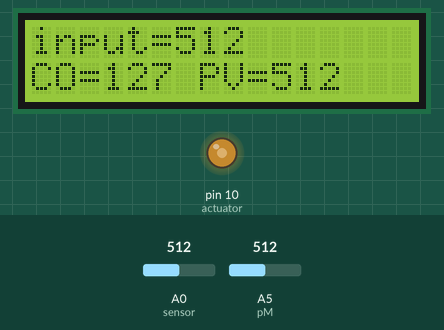
Simulated run of this sketch. Board: Arduino Uno, built with avr-gcc and run on an emulated ATmega328P. Shown: 16×2 character LCD, output pins drawn as LEDs (lit = HIGH). The inputs (shaded band) are chosen by the test bench; at power-on: A5 (pM) = 512, A0 (sensor) = 512. What the sketch prints to the serial monitor is not drawn.

Above: at 1.2 s.
1.3 s: A5 (pM) set to 987
At 2.5 s:
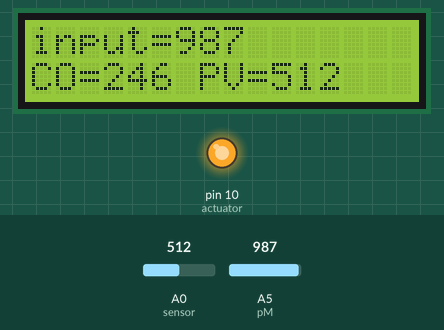
2.8 s: A5 (pM) set to 1007
At 4.0 s:
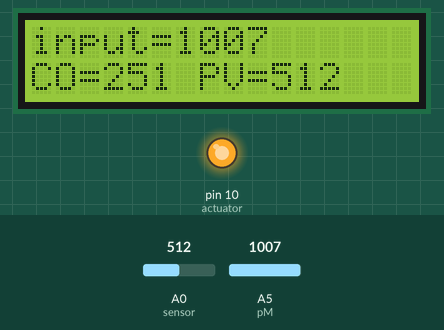
4.3 s: A5 (pM) set to 716
At 5.1 s:
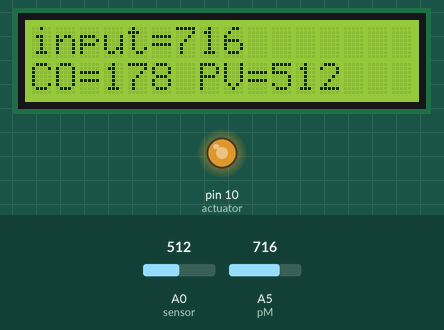
5.8 s: A5 (pM) set to 415
At 6.5 s:
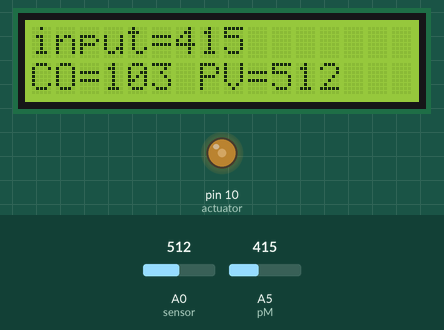
7.3 s: A5 (pM) set to 389
At 7.9 s:
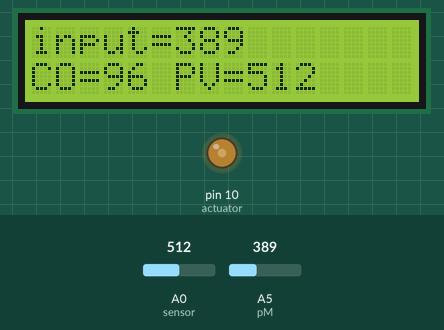
8.8 s: A0 (sensor) set to 106
At 9.7 s:
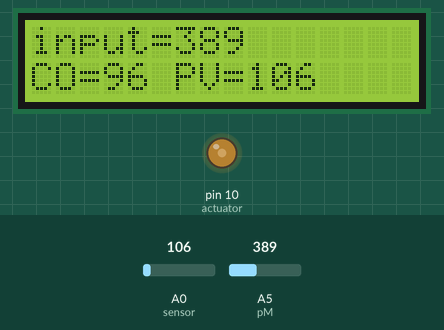
10.3 s: A0 (sensor) set to 89
Timing chart, 0 to 12.8 s (numbered marks = the images above; inputs shaded):
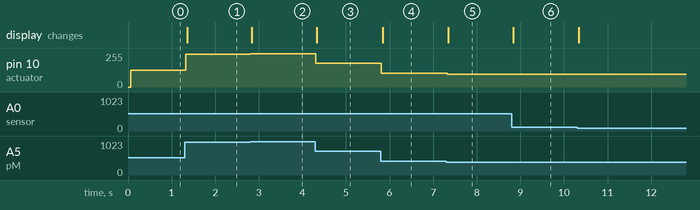

Measured:
- after the input at 1.3 s, pin 10 (actuator): 127/255 → 246/255 at once; the display: changes after 0.06 s (image 1)
- after the input at 2.8 s, pin 10 (actuator): 246/255 → 251/255 at once; the display: changes at once (image 2)
- after the input at 4.3 s, pin 10 (actuator): 251/255 → 178/255 at once; the display: changes at once (image 3)
- after the input at 5.8 s, pin 10 (actuator): 178/255 → 103/255 at once; the display: changes at once (image 4)
- after the input at 7.3 s, pin 10 (actuator): 103/255 → 96/255 at once; the display: changes after 0.05 s (image 5)
- after the input at 8.8 s, the display: changes at once (image 6)

The sketch:

Manual_Control.ino
```cpp
/* Manual Control
This code implements a Manual Control system using an analog sensor (LDR) and an actuator (LED).
The output is achieved through adjusting the input value with a potentiometer (variable resistor).
The readings of the Input Value, Process Variable (PV), and Control Output (CO) are displayed on both the Serial Monitor and an LCD screen.
*/

// Include LiquidCrystal library for managing with LCD screen
#include <LiquidCrystal.h>

// Define the pins for the LCD
const int rs = 12, en = 11, d4 = 5, d5 = 4, d6 = 3, d7 = 2;
LiquidCrystal lcd(rs, en, d4, d5, d6, d7);


int sensor = A0;    // Set the pin for the Sensor
int pM = A5;        // Set the pin for the potentiometer which will be the SP
int actuator = 10;  // Select the pin for the LED
int PV;             // The process variable that also represents LDR value
int inputVal;       // Potentiometer value
int CO;             // Control output value

void setup() {
  pinMode(actuator, OUTPUT);  // Declare the actuator pin as an OUTPUT
  Serial.begin(9600);         // Initalize Serial Monitor with baud rate of 9600
  lcd.begin(16, 2);           // Set up LCD's number of colums and rows
}

void loop() {
  // Read the sensor's value, which will range from 0 to 1024
  PV = analogRead(sensor);

  // Read the input value ranges from 0 to 1024.
  inputVal = analogRead(pM);

  // Map the input value to the control output range of 0 to 255
  CO = map (inputVal, 0, 1023, 0, 255);

  // Writing the control output (CO) to the actuator (LED)
  analogWrite(actuator, CO);   // Writing the CO to the actuator

  // Print the Input value, PV and CO on the Serial Monitor
  Serial.print("input:");
  Serial.print(inputVal);
  Serial.print("\t  PV:");
  Serial.print(PV);
  Serial.print("\t  CO:");
  Serial.println(CO);

  // Display input value on the LCD Screen
  lcd.setCursor(0,0);
  lcd.print("input=");
  lcd.print(inputVal);
  lcd.print("  ");

  // Display CO and PV values on the LCD Screen
  lcd.setCursor(0,1);
  lcd.print("CO=");
  lcd.print(CO);
  lcd.print(" PV=");
  lcd.print(PV);
  lcd.print("  ");

}
```
